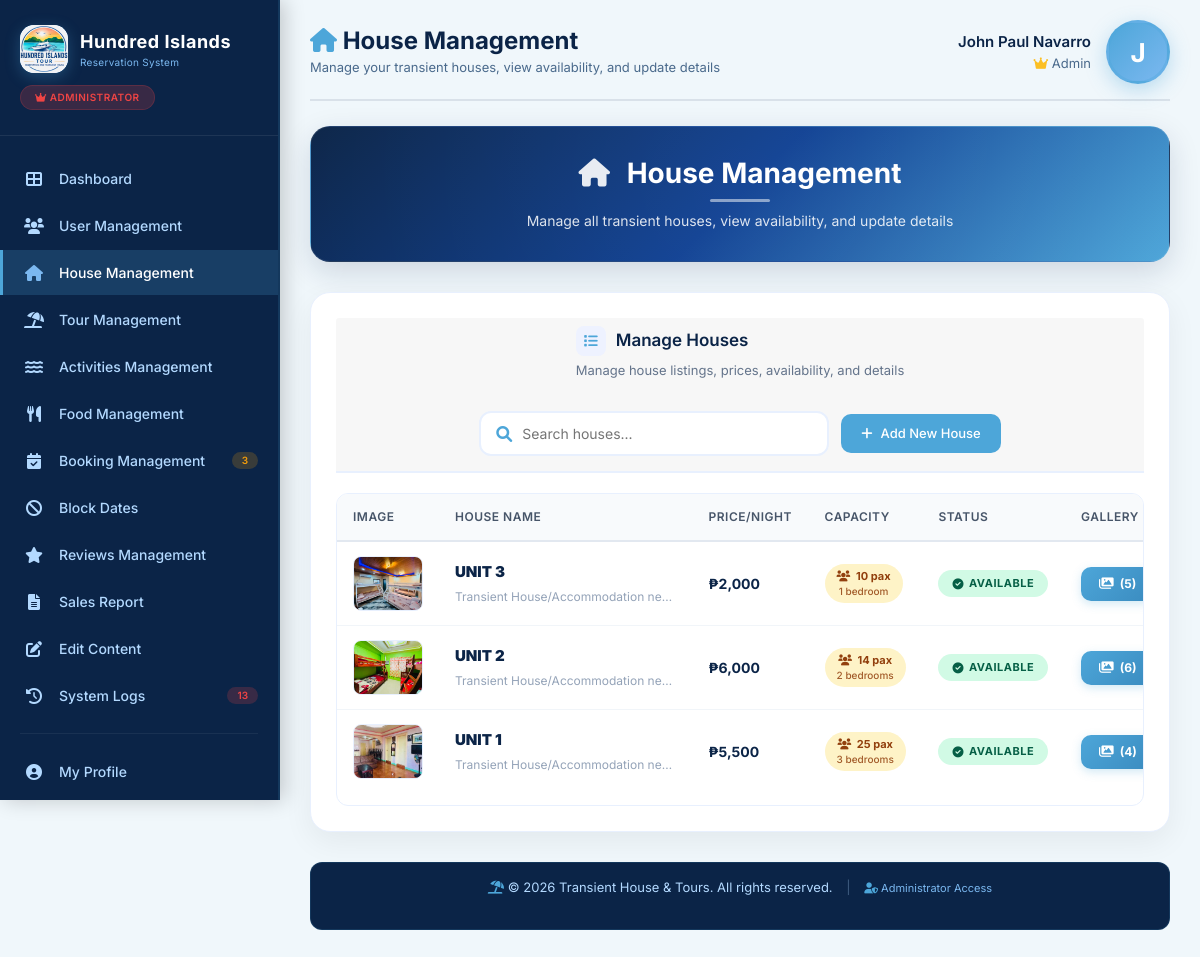
/house-dashboard.php (signed in), run on the app's committed database.
### tables this page shows
CREATE TABLE `users` (
  `id` int(11) NOT NULL,
  `username` varchar(100) NOT NULL,
  `password` varchar(255) NOT NULL,
  `email` varchar(100) NOT NULL,
  `profile_photo` varchar(255) DEFAULT NULL,
  `fullname` varchar(200) NOT NULL,
  `first_name` varchar(80) DEFAULT NULL,
  `middle_name` varchar(80) DEFAULT NULL,
  `last_name` varchar(80) DEFAULT NULL,
  `name_suffix` varchar(20) DEFAULT NULL,
  `role` enum('admin','staff','guest') NOT NULL DEFAULT 'guest',
  `created_at` timestamp NOT NULL DEFAULT current_timestamp(),
  `reset_token` varchar(10) DEFAULT NULL,
  `reset_token_expires` datetime DEFAULT NULL
);

CREATE TABLE `houses` (
  `id` int(11) NOT NULL,
  `house_name` varchar(200) NOT NULL,
  `description` text DEFAULT NULL,
  `price_per_night` decimal(10,2) NOT NULL,
  `capacity` int(11) NOT NULL,
  `bedrooms` int(11) DEFAULT NULL,
  `amenities` text DEFAULT NULL,
  `status` enum('available','booked','maintenance') DEFAULT 'available',
  `image` varchar(255) DEFAULT NULL,
  `created_at` timestamp NOT NULL DEFAULT current_timestamp()
);

### includes/sidebar-counts.php (called while the page is built)
<?php
[$sidebar_pending_bookings,
 $sidebar_pending_reviews,
 $sidebar_failed_logs,
 $sidebar_total_food,
 $sidebar_blocked_dates] = (function () {
    global $pdo;
    $bookings = 0; $reviews = 0; $failed = 0; $food = 0; $blocked = 0;
    if (!isset($pdo) || !($pdo instanceof PDO)) {
        return [$bookings, $reviews, $failed, $food, $blocked];
    }
    foreach (['house_bookings', 'tour_bookings', 'food_bookings', 'package_bookings'] as $table) {
        try {
            $bookings += (int)$pdo->query(
                "SELECT COUNT(*) FROM `$table` WHERE payment_status='pending' AND booking_status NOT IN ('cancelled','completed')"
            )->fetchColumn();
        } catch (Throwable $e) {}
    }
    try {
        $cols = $pdo->query("SHOW COLUMNS FROM overall_feedback")->fetchAll(PDO::FETCH_COLUMN);
        if (in_array('status', $cols)) {
            $reviews = (int)$pdo->query("SELECT COUNT(*) FROM overall_feedback WHERE status='pending'")->fetchColumn();
        } elseif (in_array('is_approved', $cols)) {
            $reviews = (int)$pdo->query("SELECT COUNT(*) FROM overall_feedback WHERE is_approved=0")->fetchColumn();
        }
    } catch (Throwable $e) {}
    try {
        $failed = (int)$pdo->query(
            "SELECT COUNT(*) FROM system_logs WHERE status='failed' AND created_at >= DATE_SUB(NOW(), INTERVAL 7 DAY)"
        )->fetchColumn();
    } catch (Throwable $e) {}
    try { $food = (int)$pdo->query("SELECT COUNT(*) FROM food_items")->fetchColumn(); } catch (Throwable $e) {}
    try { $blocked = (int)$pdo->query("SELECT COUNT(*) FROM blocked_dates WHERE block_date >= CURDATE()")->fetchColumn(); } catch (Throwable $e) {}
    return [$bookings, $reviews, $failed, $food, $blocked];
})();

### house-dashboard.php (the view, shortened to what this page needs)
<?php
$is_admin = ($_SESSION['role'] == 'admin');
require_once 'database.php';
require_once 'includes/sidebar-counts.php';
$user_info = [];
try {
    $stmt = $pdo->prepare("SELECT * FROM users WHERE id = ?");
    $stmt->execute([$_SESSION['user_id']]);
    $user_info = $stmt->fetch();
} catch(PDOException $e) {
    $user_info = [];
}
if (!function_exists('getAdminAvatar')) {
    function getAdminAvatar($user_info) {
        $user_id = (int)($user_info['id'] ?? 0);
        $paths = [
            'uploads/profile/user_' . $user_id . '/' . $user_info['profile_photo'],
            'uploads/staff/' . $user_info['profile_photo'],
            'uploads/profile/' . $user_info['profile_photo'],
        ];
        return null;
    }
}
$admin_avatar = getAdminAvatar($user_info);
$admin_initial = strtoupper(substr($user_info['fullname'] ?? $user_info['username'] ?? 'U', 0, 1));
$admin_display_name = $user_info['fullname'] ?? $user_info['username'] ?? 'User';
$houses = [];
try {
    $stmt = $pdo->query("SELECT * FROM houses ORDER BY id DESC");
    $houses = $stmt->fetchAll();
} catch(PDOException $e) {
    $houses = [];
}
$house_gallery = [];
foreach($houses as $house) {
    $stmt = $pdo->prepare("SELECT * FROM house_gallery WHERE house_id = ? ORDER BY is_main DESC, sort_order ASC, id ASC");
    $stmt->execute([$house['id']]);
    $house_gallery[$house['id']] = $stmt->fetchAll();
}
$content = [];
try {
    $stmt = $pdo->query("SELECT section_name, content_key, content_value FROM site_content");
    while($row = $stmt->fetch()) {
        $content[$row['section_name']][$row['content_key']] = $row['content_value'];
    }
} catch(PDOException $e) {
    $content = [];
}
$nav_logo = 'uploads/logos/logo.png';
if(isset($content['site_settings']['logo_path']) && !empty($content['site_settings']['logo_path'])) {
    $nav_logo = $content['site_settings']['logo_path'];
}
$nav_logo_exists = !empty($nav_logo) && file_exists($nav_logo) && !is_dir($nav_logo);
$site_name = $content['site_settings']['site_name'] ?? 'Transient House & Tours';
function getHouseMainImagePath($house, $gallery) {
    if (!empty($house['image']) && $house['image'] !== 'default-house.jpg') {
        $main_path = 'uploads/houses/' . $house['image'];
        $gal_path  = 'uploads/houses/gallery/' . $house['image'];
        if (file_exists($main_path)) return $main_path;
        if (file_exists($gal_path))  return $gal_path;
    }
    return null;
}
?>
<!DOCTYPE html>
<html lang="en">
<head>
    <link href="https://cdn.jsdelivr.net/npm/bootstrap@5.1.3/dist/css/bootstrap.min.css" rel="stylesheet">
    <link rel="stylesheet" href="https://cdnjs.cloudflare.com/ajax/libs/font-awesome/6.0.0/css/all.min.css">
</head>
<body>
<div class="app-container">
    <div class="sidebar" id="sidebar">
        <div class="sidebar-header">
            <div class="sidebar-header-top">
                <a href="admin-dashboard.php" class="logo">
                    <div class="logo-icon">
                        <?php if($nav_logo_exists): ?>
                            <img src="<?php echo htmlspecialchars($nav_logo); ?>?<?php echo time(); ?>" alt="<?php echo htmlspecialchars($site_name); ?>">
                        <?php else: ?>
                            <i class="fas fa-umbrella-beach"></i>
                        <?php endif; ?>
                    </div>
                    <div class="logo-text">
                        <span class="main">Hundred Islands</span>
                        <span class="sub">Reservation System</span>
                    </div>
                </a>
            </div>
            <div class="role-badge <?php echo $is_admin ? 'admin' : 'staff'; ?>">
                <i class="fas fa-<?php echo $is_admin ? 'crown' : 'user-tie'; ?>"></i>
                <?php echo $is_admin ? 'Administrator' : 'Staff'; ?>
            </div>
        </div>
        <ul class="nav-menu">
            <li class="nav-item"><a href="admin-dashboard.php" class="nav-link"><i class="fas fa-th-large"></i><span>Dashboard</span></a></li>
            <?php if($is_admin): ?>
            <li class="nav-item"><a href="user-management.php" class="nav-link"><i class="fas fa-users"></i><span>User Management</span></a></li>
            <?php endif; ?>
            <li class="nav-item"><a href="house-dashboard.php" class="nav-link active"><i class="fas fa-home"></i><span>House Management</span></a></li>
            <li class="nav-item"><a href="tour-dashboard.php" class="nav-link"><i class="fas fa-umbrella-beach"></i><span>Tour Management</span></a></li>
            <li class="nav-item"><a href="activities-dashboard.php" class="nav-link"><i class="fas fa-water"></i><span>Activities Management</span></a></li>
            <li class="nav-item">
                <a href="food-dashboard.php" class="nav-link">
                    <i class="fas fa-utensils"></i><span>Food Management</span></a>
            </li>
            <li class="nav-item">
                <a href="booking-management.php" class="nav-link">
                    <i class="fas fa-calendar-check"></i><span>Booking Management</span>
                    <?php if($sidebar_pending_bookings > 0): ?>
                        <span class="nav-badge" style="background: rgba(245, 158, 11, 0.2); color: #f59e0b;"><?php echo $sidebar_pending_bookings; ?></span>
                    <?php endif; ?>
                </a>
            </li>
            <li class="nav-item">
                <a href="blocked-dates.php" class="nav-link">
                    <i class="fas fa-ban"></i><span>Block Dates</span></a>
            </li>
            <li class="nav-item">
                <a href="reviews-management.php" class="nav-link">
                    <i class="fas fa-star"></i><span>Reviews Management</span>
                </a>
            </li>
            <li class="nav-item"><a href="reports.php" class="nav-link"><i class="fas fa-file-alt"></i><span>Sales Report</span></a></li>
            <?php if($is_admin): ?>
            <li class="nav-item"><a href="edit-content.php" class="nav-link"><i class="fas fa-edit"></i><span>Edit Content</span></a></li>
            <li class="nav-item">
                <a href="system-logs.php" class="nav-link">
                    <i class="fas fa-history"></i><span>System Logs</span>
                    <?php if($sidebar_failed_logs > 0): ?>
                        <span class="nav-badge"><?php echo $sidebar_failed_logs; ?></span>
                    <?php endif; ?>
                </a>
            </li>
            <?php endif; ?>
            <div class="nav-divider"></div>
            <li class="nav-item"><a href="admin-profile.php" class="nav-link"><i class="fas fa-user-circle"></i><span>My Profile</span></a></li>
            <li class="nav-item">
                <a href="#" class="nav-link" onclick="openLogoutModal(event); return false;">
                </a>
            </li>
        </ul>
    </div>
    <div class="main-content">
        <div class="top-bar">
            <div class="page-title">
                <h1>
                    <i class="fas fa-home"></i> House Management
                </h1>
                <p>Manage your transient houses, view availability, and update details</p>
            </div>
            <div class="user-profile">
                <div class="user-info" style="text-align: right;">
                    <div class="user-name"><?php echo htmlspecialchars($admin_display_name); ?></div>
                    <div class="user-role">
                        <?php if($is_admin): ?>
                            <i class="fas fa-crown" style="color: #fbbf24;"></i> Admin
                        <?php else: ?>
                            <i class="fas fa-user-tie" style="color: #fbbf24;"></i> Staff
                        <?php endif; ?>
                    </div>
                </div>
                <div class="avatar">
                    <?php if($admin_avatar): ?>
                        <img src="<?php echo htmlspecialchars($admin_avatar); ?>?<?php echo time(); ?>" alt="Avatar">
                    <?php else: ?>
                        <?php echo $admin_initial; ?>
                    <?php endif; ?>
                </div>
            </div>
        </div>
        <div class="page-title-banner">
            <div class="banner-content">
                <h1><i class="fas fa-home"></i> House Management</h1>
                <div class="underline"></div>
                <p>
                    Manage all transient houses, view availability, and update details
                </p>
            </div>
        </div>
        <div class="card">
            <div class="card-header house-header">
    <div>
        <h2>
            <i class="fas fa-list"></i>
            Manage Houses
        </h2>
        <p class="section-subtitle">
            Manage house listings, prices, availability, and details
        </p>
    </div>
    <div class="house-toolbar">
        <div class="house-search">
            <i class="fas fa-search"></i>
            <input
                type="text"
                id="houseSearch"
                placeholder="Search houses..."
                autocomplete="off"
            >
        </div>
        <button class="btn btn-primary" onclick="showModal('addHouse')">
            <i class="fas fa-plus"></i>
            Add New House
        </button>
    </div>
</div>
            <?php if(count($houses) > 0): ?>
            <div class="table-responsive desktop-table">
                <table class="manage-table">
                    <thead>
                        <tr>
                            <th>IMAGE</th>
                            <th>HOUSE NAME</th>
                            <th>PRICE/NIGHT</th>
                            <th>CAPACITY</th>
                            <th>STATUS</th>
                            <th>GALLERY</th>
                        </tr>
                    </thead>
                    <tbody>
                        <?php foreach($houses as $house):
                            $gallery = $house_gallery[$house['id']] ?? [];
                            $main_image = getHouseMainImagePath($house, $gallery);
                            $status = $house['status'] ?? 'available';
                            $status_label = ucfirst($status);
                            $status_icon = $status === 'available' ? 'check-circle' : ($status === 'maintenance' ? 'tools' : 'times-circle');
                        ?>
                        <tr>
                            <td class="image-cell">
                                <?php if($main_image): ?>
                                    <img src="<?php echo htmlspecialchars($main_image); ?>?v=<?php echo time(); ?>"
                                         alt="<?php echo htmlspecialchars($house['house_name']); ?>"
                                         onerror="this.src='https://via.placeholder.com/60x60/4DA6D9/ffffff?text=House'">
                                <?php else: ?>
                                    <div class="no-image"><i class="fas fa-home"></i></div>
                                <?php endif; ?>
                            </td>
                            <td>
                                <div class="name-cell">
                                    <strong><?php echo htmlspecialchars($house['house_name']); ?></strong>
                                </div>
                                <?php if(!empty($house['description'])): ?>
                                    <div class="desc-cell"><?php echo htmlspecialchars($house['description']); ?></div>
                                <?php endif; ?>
                            </td>
                            <td class="price-cell">
                                ₱<?php echo number_format($house['price_per_night']); ?>
                            </td>
                            <td>
                                <span class="capacity-badge">
                                    <i class="fas fa-users"></i>
                                    <?php echo $house['capacity']; ?> pax
                                    <br>
                                    <small><?php echo $house['bedrooms']; ?> bedroom<?php echo $house['bedrooms'] != 1 ? 's' : ''; ?></small>
                                </span>
                            </td>
                            <td>
                                <span class="status-pill status-<?php echo $status; ?>">
                                    <i class="fas fa-<?php echo $status_icon; ?>"></i>
                                    <?php echo $status_label; ?>
                                </span>
                            </td>
                            <td>
                                <button type="button" class="btn-gallery-count"
                                        onclick="showGallery(<?php echo $house['id']; ?>, '<?php echo addslashes($house['house_name']); ?>')">
                                    <i class="fas fa-images"></i> (<?php echo count($gallery); ?>)
                                </button>
                            </td>
                        </tr>
                        <?php endforeach; ?>
                    </tbody>
                </table>
            </div>
            <?php endif; ?>
        </div>
        <div class="footer">
            <p>
                <i class="fas fa-umbrella-beach"></i>
                &copy; <?php echo date('Y'); ?> <?php echo htmlspecialchars($content['footer']['copyright'] ?? 'Huddled Islands Tour and Reservation. All rights reserved.'); ?>
                <span style="opacity: 0.3; margin: 0 10px;">|</span>
                <span style="color: #7bb8f0; font-size: 11px;">
                    <i class="fas fa-user-shield"></i>
                    <?php echo $is_admin ? 'Administrator' : 'Staff'; ?> Access
                </span>
            </p>
        </div>
    </div>
</div>
</body>
</html>

### data on the page
users: fullname "John Paul Navarro", fullname "J"
houses: id+image (picture), house_name "UNIT 3", description "Transient House/Accommodation ne…", price_per_night "2,000", capacity "10", bedrooms "1", status "AVAILABLE", count($gallery) "5"
houses: id+image (picture), house_name "UNIT 2", description "Transient House/Accommodation ne…", price_per_night "6,000", capacity "14", bedrooms "2", status "AVAILABLE", count($gallery) "6"
houses: id+image (picture), house_name "UNIT 1", description "Transient House/Accommodation ne…", price_per_night "5,500", capacity "25", bedrooms "3", status "AVAILABLE", count($gallery) "4"

### other printed values
$sidebar_pending_bookings "3"
$sidebar_failed_logs "13"
$content['footer']['copyright'] "Transient House & Tours. All rights reserved."
